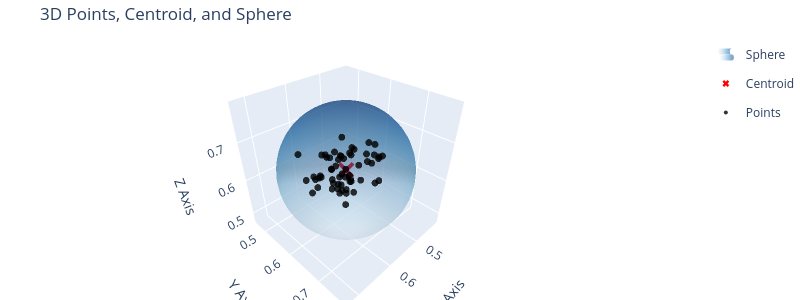
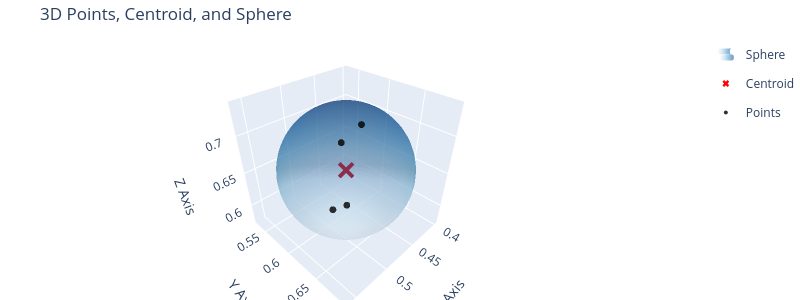
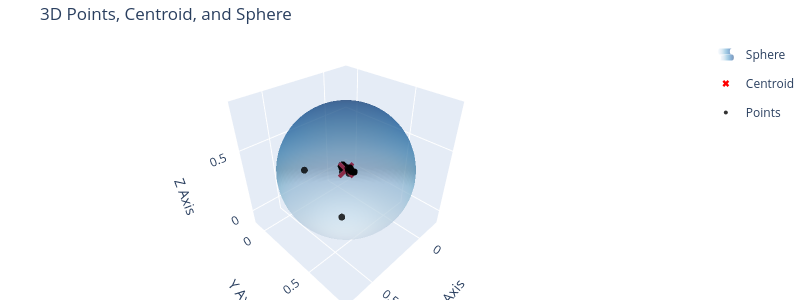

Notebook source saved alongside these figures, in order:
### Code cell
for cld in teda.c:
    print('Rmax:', cld.Rmax, 'Vmax:', cld.Vmax, 'Vnorm:', cld.Vnorm, 'Vref:', cld.Vref)
    PlotSphere3D(cld.x, cld.mean, cld.Rmax, w=800, h=300)

### Figure 1 — Plotly figure (JSON) as saved in the notebook; plotly's stock layout.template omitted (floating-point values rounded to 4 significant figures; data arrays with more than 128 entries replaced by an {"elided": "..."} marker saying what was removed)
{"data": [{"colorscale": [[0, "rgb(247,251,255)"], [0.125, "rgb(222,235,247)"], [0.25, "rgb(198,219,239)"], [0.375, "rgb(158,202,225)"], [0.5, "rgb(107,174,214)"], [0.625, "rgb(66,146,198)"], [0.75, "rgb(33,113,181)"], [0.875, "rgb(8,81,156)"], [1, "rgb(8,48,107)"]], "legendgroup": "Sphere", "name": "Sphere", "opacity": 0.5, "showlegend": true, "showscale": false, "type": "surface", "x": {"elided": "50x50 float values"}, "y": {"elided": "50x50 float values"}, "z": {"elided": "50x50 float values"}}, {"marker": {"color": "red", "size": 6, "symbol": "x"}, "mode": "markers", "name": "Centroid", "type": "scatter3d", "x": [0.5733], "y": [0.6173], "z": [0.63]}, {"marker": {"color": "black", "opacity": 0.8, "size": 4}, "mode": "markers", "name": "Points", "type": "scatter3d", "x": [0.6311, 0.5731, 0.5781, 0.6161, 0.6349, 0.6135, 0.6563, 0.6706, 0.6417, 0.6081, 0.6241, 0.5342, 0.5627, 0.5598, 0.5955, 0.6261, 0.5415, 0.5522, 0.5192, 0.5713, 0.5916, 0.6105, 0.6447, 0.5612, 0.5861, 0.5737, 0.5791, 0.6054, 0.6431, 0.5653, 0.6023, 0.57, 0.5798, 0.6042, 0.5347, 0.6146, 0.586, 0.5204, 0.6197, 0.6327, 0.6457, 0.5548, 0.6285, 0.4681, 0.6161, 0.5324, 0.5549, 0.661, 0.5135, 0.5924, 0.6034, 0.4918, 0.5261, 0.464, 0.5579, 0.5482, 0.5004, 0.4963, 0.4797, 0.5267], "y": [0.6563, 0.6016, 0.6057, 0.6164, 0.6419, 0.656, 0.5783, 0.6161, 0.5922, 0.6069, 0.5875, 0.6194, 0.5518, 0.5785, 0.6191, 0.6293, 0.5968, 0.6117, 0.6513, 0.5969, 0.6233, 0.5958, 0.6022, 0.6143, 0.6276, 0.6338, 0.6339, 0.5737, 0.5887, 0.5715, 0.5817, 0.6314, 0.6359, 0.6168, 0.6418, 0.6804, 0.6048, 0.6751, 0.6378, 0.5937, 0.617, 0.614, 0.6305, 0.5908, 0.6587, 0.5623, 0.5996, 0.5641, 0.6084, 0.6371, 0.6344, 0.6439, 0.664, 0.627, 0.5941, 0.6171, 0.6365, 0.6462, 0.6128, 0.6387], "z": [0.6194, 0.6592, 0.5844, 0.5995, 0.6395, 0.577, 0.6244, 0.6198, 0.6264, 0.6449, 0.6247, 0.625, 0.6277, 0.6336, 0.6231, 0.6379, 0.6516, 0.658, 0.688, 0.6581, 0.6322, 0.6709, 0.6118, 0.6049, 0.6224, 0.6071, 0.6268, 0.6646, 0.6325, 0.6538, 0.6676, 0.6932, 0.6116, 0.6556, 0.6662, 0.6263, 0.5902, 0.6696, 0.6144, 0.6265, 0.6479, 0.5921, 0.6655, 0.6465, 0.6743, 0.6757, 0.5538, 0.6865, 0.5649, 0.5854, 0.5983, 0.64, 0.5934, 0.5469, 0.6431, 0.6733, 0.6459, 0.6383, 0.6015, 0.6409]}], "layout": {"height": 300, "margin": {"b": 0, "l": 0, "r": 0, "t": 40}, "scene": {"aspectmode": "data", "xaxis": {"title": {"text": "X Axis"}}, "yaxis": {"title": {"text": "Y Axis"}}, "zaxis": {"title": {"text": "Z Axis"}}}, "title": {"text": "3D Points, Centroid, and Sphere"}, "width": 800}}

### Figure 2 — Plotly figure (JSON) as saved in the notebook; plotly's stock layout.template omitted (floating-point values rounded to 4 significant figures; data arrays with more than 128 entries replaced by an {"elided": "..."} marker saying what was removed)
{"data": [{"colorscale": [[0, "rgb(247,251,255)"], [0.125, "rgb(222,235,247)"], [0.25, "rgb(198,219,239)"], [0.375, "rgb(158,202,225)"], [0.5, "rgb(107,174,214)"], [0.625, "rgb(66,146,198)"], [0.75, "rgb(33,113,181)"], [0.875, "rgb(8,81,156)"], [1, "rgb(8,48,107)"]], "legendgroup": "Sphere", "name": "Sphere", "opacity": 0.5, "showlegend": true, "showscale": false, "type": "surface", "x": {"elided": "50x50 float values"}, "y": {"elided": "50x50 float values"}, "z": {"elided": "50x50 float values"}}, {"marker": {"color": "red", "size": 6, "symbol": "x"}, "mode": "markers", "name": "Centroid", "type": "scatter3d", "x": [0.4794], "y": [0.6112], "z": [0.6551]}, {"marker": {"color": "black", "opacity": 0.8, "size": 4}, "mode": "markers", "name": "Points", "type": "scatter3d", "x": [0.4746, 0.4367, 0.4797, 0.5267], "y": [0.5985, 0.5949, 0.6128, 0.6387], "z": [0.685, 0.6931, 0.6015, 0.6409]}], "layout": {"height": 300, "margin": {"b": 0, "l": 0, "r": 0, "t": 40}, "scene": {"aspectmode": "data", "xaxis": {"title": {"text": "X Axis"}}, "yaxis": {"title": {"text": "Y Axis"}}, "zaxis": {"title": {"text": "Z Axis"}}}, "title": {"text": "3D Points, Centroid, and Sphere"}, "width": 800}}

### Figure 3 — Plotly figure (JSON) as saved in the notebook; plotly's stock layout.template omitted (floating-point values rounded to 4 significant figures; data arrays with more than 128 entries replaced by an {"elided": "..."} marker saying what was removed)
{"data": [{"colorscale": [[0, "rgb(247,251,255)"], [0.125, "rgb(222,235,247)"], [0.25, "rgb(198,219,239)"], [0.375, "rgb(158,202,225)"], [0.5, "rgb(107,174,214)"], [0.625, "rgb(66,146,198)"], [0.75, "rgb(33,113,181)"], [0.875, "rgb(8,81,156)"], [1, "rgb(8,48,107)"]], "legendgroup": "Sphere", "name": "Sphere", "opacity": 0.5, "showlegend": true, "showscale": false, "type": "surface", "x": {"elided": "50x50 float values"}, "y": {"elided": "50x50 float values"}, "z": {"elided": "50x50 float values"}}, {"marker": {"color": "red", "size": 6, "symbol": "x"}, "mode": "markers", "name": "Centroid", "type": "scatter3d", "x": [0.2507], "y": [0.3527], "z": [0.3562]}, {"marker": {"color": "black", "opacity": 0.8, "size": 4}, "mode": "markers", "name": "Points", "type": "scatter3d", "x": [0.5692, 0.5436, 0.2227, 0.2223, 0.2287, 0.2326, 0.2325, 0.2335, 0.2345, 0.2273, 0.2318, 0.2318, 0.2356, 0.2381, 0.234, 0.2286, 0.2343, 0.2413, 0.2436, 0.2247, 0.2271, 0.2285, 0.2365, 0.2237, 0.2368, 0.2394, 0.2283, 0.2379, 0.2399, 0.2431, 0.2445, 0.2392, 0.2398, 0.2347, 0.2429, 0.242, 0.2412, 0.246, 0.2465, 0.2452, 0.248, 0.2517, 0.2363, 0.2414], "y": [0.638, 0.3005, 0.3117, 0.3012, 0.3204, 0.3172, 0.3041, 0.305, 0.3045, 0.2876, 0.2888, 0.2861, 0.3023, 0.3185, 0.3272, 0.3023, 0.3053, 0.3081, 0.3091, 0.3093, 0.3265, 0.3308, 0.3585, 0.3311, 0.349, 0.3489, 0.3703, 0.3756, 0.3771, 0.3625, 0.3719, 0.3689, 0.3954, 0.4024, 0.4187, 0.41, 0.4171, 0.419, 0.4062, 0.3951, 0.398, 0.3744, 0.3681, 0.3951], "z": [0.3459, 0.4759, 0.3271, 0.3239, 0.3574, 0.3332, 0.3651, 0.351, 0.3551, 0.3321, 0.3552, 0.3451, 0.3422, 0.3499, 0.3528, 0.3584, 0.368, 0.346, 0.3154, 0.3313, 0.3462, 0.3491, 0.3446, 0.3369, 0.3431, 0.3632, 0.3677, 0.3783, 0.3724, 0.3736, 0.3364, 0.3534, 0.3642, 0.3574, 0.3712, 0.3657, 0.3688, 0.3698, 0.3706, 0.365, 0.3646, 0.3663, 0.349, 0.3665]}], "layout": {"height": 300, "margin": {"b": 0, "l": 0, "r": 0, "t": 40}, "scene": {"aspectmode": "data", "xaxis": {"title": {"text": "X Axis"}}, "yaxis": {"title": {"text": "Y Axis"}}, "zaxis": {"title": {"text": "Z Axis"}}}, "title": {"text": "3D Points, Centroid, and Sphere"}, "width": 800}}
